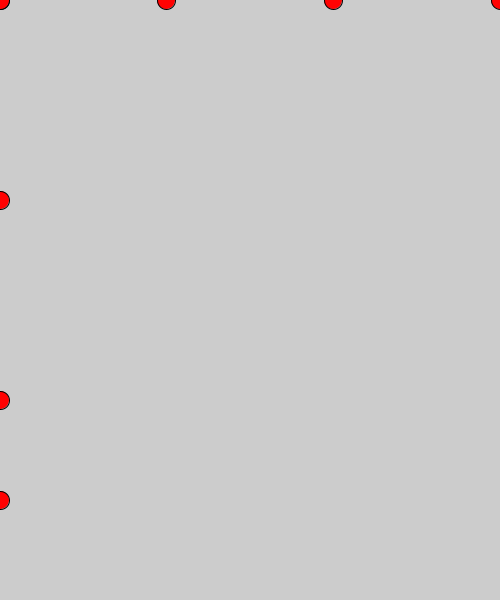
Frame 1 (no input)
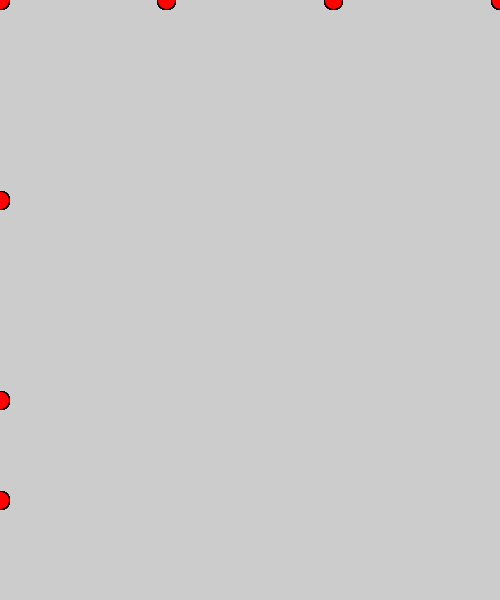
Frame 60 (the mouse pressed at the canvas centre just before this capture)
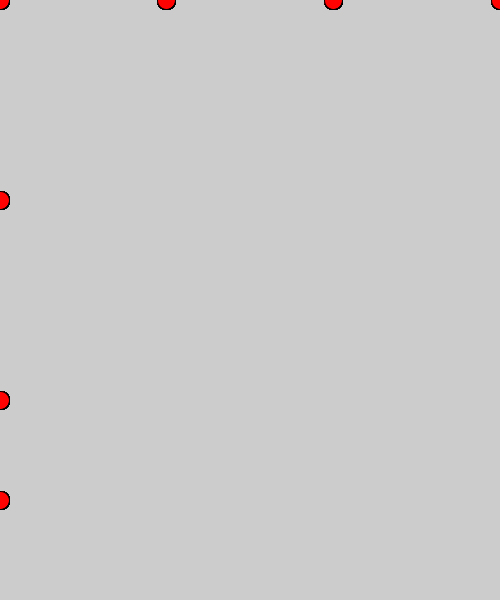
Frame 120 (the mouse held since frame 60 and released just before this capture)

The Processing sketch that drew these frames (run headless with seeded random() and noise(); from frame 60 on, the mouse is pressed at the canvas centre):

// Processing sketch: Home_Screen_Assign
// ── Home_Screen_Assign.pde
// Global Variable
color circleRed = #ff0303;
float ptDiameter;
float pt1X, pt1Y, pt2X, pt2Y, pt3X, pt3Y, pt4X, pt4Y;
float pt5X, pt5Y;
float pt9X, pt9Y;
float pt13X, pt13Y;
float pt14X, pt14Y;

void setup() {
  size(500, 600);
  ptDiameter = width *1/27.777777777;
  pt1X = width*0;
  pt1Y = height*0;
  pt2X = width*1/3;
  pt2Y = pt1Y;
  pt3X = width*2/3;
  pt3Y = pt1Y;
  pt4X = width*3/3;
  pt4Y = pt1Y;
  pt5X = pt1X;
  pt9Y = height*1/3;
  pt13X = pt1X;
  pt13Y = height*2/3;
  pt14X = pt1X;
  pt14Y = width*3/3;
}
void draw() {
  fill(circleRed);
  ellipse(pt1X, pt1Y, ptDiameter, ptDiameter);
  ellipse(pt2X, pt2Y, ptDiameter, ptDiameter);
  ellipse(pt3X, pt3Y, ptDiameter, ptDiameter);
  ellipse(pt4X, pt4Y, ptDiameter, ptDiameter);
  ellipse(pt5X, pt5Y, ptDiameter, ptDiameter);
  ellipse(pt9X, pt9Y, ptDiameter, ptDiameter);
  ellipse(pt13X, pt13Y, ptDiameter, ptDiameter);
  ellipse(pt14X, pt14Y, ptDiameter, ptDiameter);
}
void mousePressed() {
}
